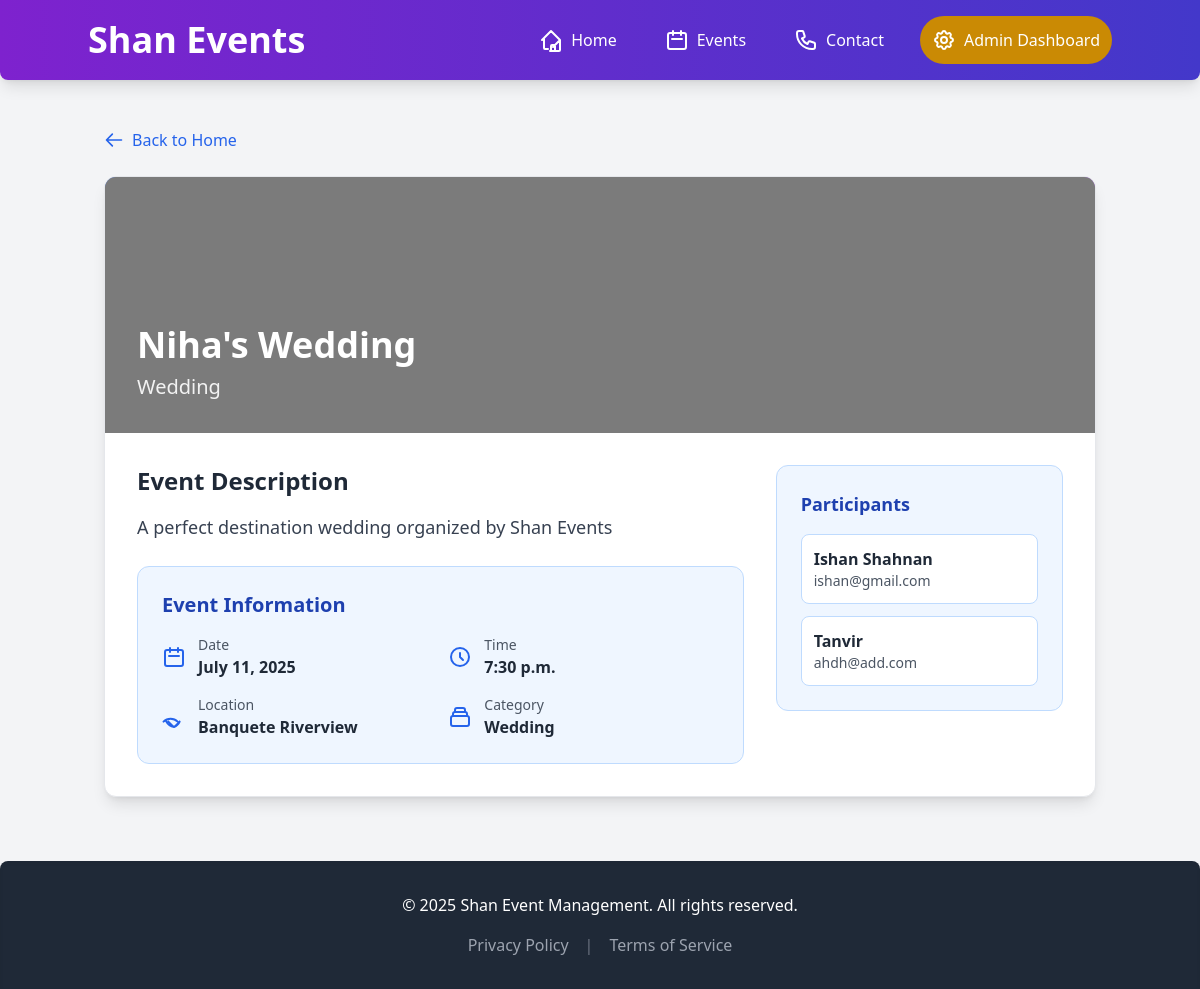
/event/1/, run on an earlier commit of the app's database.
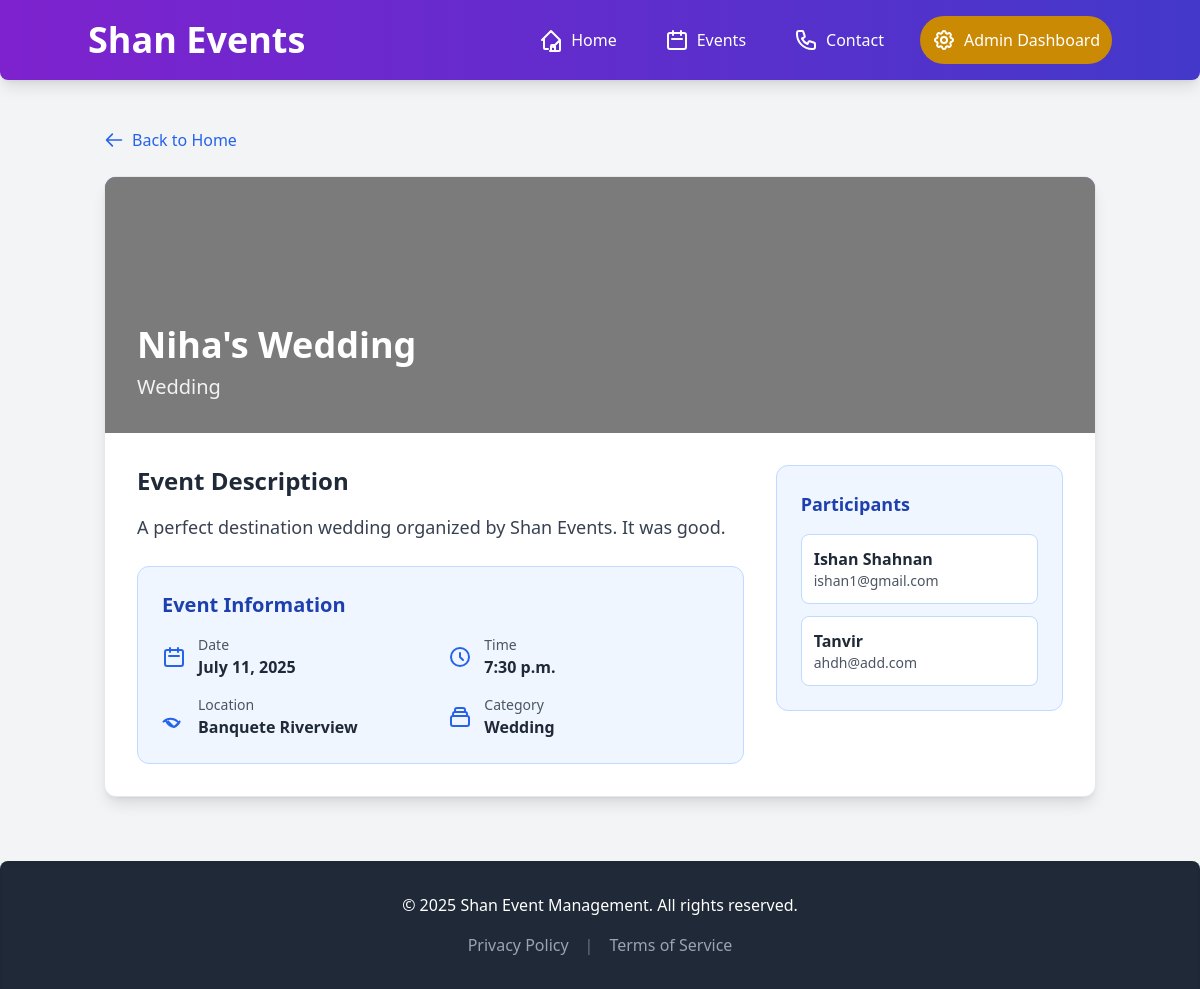
And on a later commit of the database.
### events/models.py (models this page shows, shortened)
class Event(models.Model):
    name = models.CharField(max_length=200)
    description = models.TextField()
    date = models.DateField()
    time = models.TimeField()
    location = models.CharField(max_length=200)
    category = models.ForeignKey(Category, on_delete=models.CASCADE, related_name='events')

class Participant(models.Model):
    name = models.CharField(max_length=100)
    email = models.EmailField()
    events = models.ManyToManyField(Event, related_name='participants')

class Category(models.Model):
    name = models.CharField(max_length=100, unique=True)
    description = models.TextField(blank=True)

### events/views.py (the view)
# urls.py: path('event/<int:pk>/', views.EventDetailView.as_view(), name='detail'),
class EventDetailView(DetailView):
    model = Event
    template_name = 'events/event_detail.html'
    context_object_name = 'event'
    def get_queryset(self):
        return Event.objects.select_related('category').prefetch_related('participants')

### events/templates/events/event_detail.html (shortened to what the changed rows need)
{% extends 'events/base.html' %}
{% block content %}
<div class="bg-white rounded-xl shadow-lg overflow-hidden border border-gray-200">
    <div class="relative h-64 bg-gradient-to-r from-blue-600 to-purple-600">
        <div class="absolute bottom-0 left-0 right-0 p-8 text-white">
            <h1 class="text-4xl font-bold mb-2">{{ event.name }}</h1>
            <p class="text-xl opacity-90">{{ event.category.name }}</p>
        </div>
    </div>
    <div class="p-8">
        <div class="grid grid-cols-1 lg:grid-cols-3 gap-8">
            <div class="lg:col-span-2">
                <h2 class="text-2xl font-bold text-gray-800 mb-4">Event Description</h2>
                <p class="text-gray-700 text-lg leading-relaxed mb-6">{{ event.description }}</p>
                <div class="bg-blue-50 p-6 rounded-xl border border-blue-200">
                    <h3 class="text-xl font-bold text-blue-800 mb-4">Event Information</h3>
                    <div class="grid grid-cols-1 md:grid-cols-2 gap-4">
                        <div class="flex items-center space-x-3">
                            <div>
                                <p class="text-sm text-gray-600">Date</p>
                                <p class="font-semibold text-gray-800">{{ event.date }}</p>
                            </div>
                        </div>
                        <div class="flex items-center space-x-3">
                            <div>
                                <p class="text-sm text-gray-600">Time</p>
                                <p class="font-semibold text-gray-800">{{ event.time }}</p>
                            </div>
                        </div>
                        <div class="flex items-center space-x-3">
                            <div>
                                <p class="text-sm text-gray-600">Location</p>
                                <p class="font-semibold text-gray-800">{{ event.location }}</p>
                            </div>
                        </div>
                        <div class="flex items-center space-x-3">
                            <div>
                                <p class="text-sm text-gray-600">Category</p>
                                <p class="font-semibold text-gray-800">{{ event.category.name }}</p>
                            </div>
                        </div>
                    </div>
                </div>
            </div>
            <div class="space-y-6">
                <div class="bg-blue-50 p-6 rounded-xl border border-blue-200">
                    {% if event.participants.all %}
                        <div class="space-y-3">
                            {% for participant in event.participants.all %}
                            <div class="bg-white p-3 rounded-lg border border-blue-200">
                                <p class="font-semibold text-gray-800">{{ participant.name }}</p>
                                <p class="text-sm text-gray-600">{{ participant.email }}</p>
                            </div>
                            {% endfor %}
                        </div>
                    {% endif %}
                </div>
            </div>
        </div>
    </div>
</div>
{% endblock %}

What changed in the data, as far as the page shows it:
changed Event "Niha's Wedding": description "A perfect destination wedding organized by Shan Events" → "A perfect destination wedding organized by Shan Events. It was good."
changed Participant "Ishan Shahnan": email "ishan@gmail.com" → "ishan1@gmail.com"
